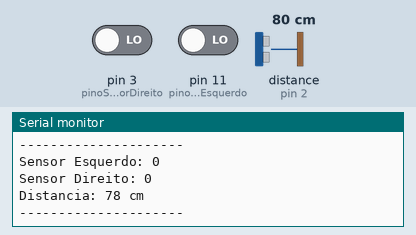
Bench run of a sketch on a simulated Arduino Uno, built with avr-gcc and run on an emulated ATmega328P. Parts: the last lines printed to the serial monitor. Wiring (inferred from the names in the program): ultrasonic range finder: trigger pin 4; echo pin 2. The test bench sets the inputs (shaded band); at power-on: distance to the obstacle (sensor on pin 2) 80 cm, pin 3 (pinoSensorDireito) LOW, pin 11 (pinoSensorEsquerdo) LOW. The echo pulse lasts 58.3 µs per cm.

Above: at 2.8 s.
2.9 s: distance to the obstacle (sensor on pin 2) set to 2 cm
At 4.9 s:
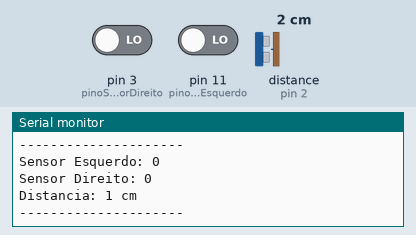
5.6 s: pin 3 (pinoSensorDireito) driven HIGH
8.3 s: pin 11 (pinoSensorEsquerdo) driven HIGH
11.0 s: distance to the obstacle (sensor on pin 2) set to 4 cm
At 13.2 s:
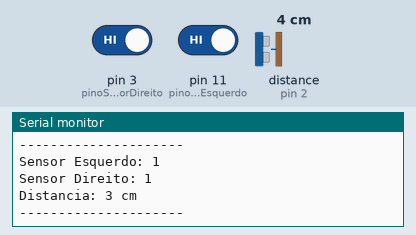
Timing chart, 0 to 14.7 s (numbered marks = the images above; inputs shaded):
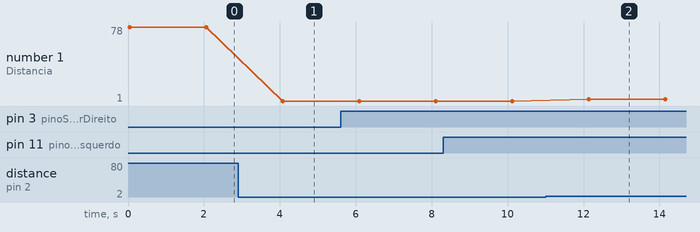

Measured:
- after the input at 2.9 s, the serial monitor: prints a new line after 1.2 s (image 1)
- after the input at 11.0 s, the serial monitor: prints a new line after 1.1 s (image 2)
- plotted number 1: 78 → 1 after the input at 2.9 s, 1 → 3 after the input at 11.0 s

The sketch:

sensor_infravermelho.ino
```cpp
const int pinoSensorDireito = 3;
const int pinoSensorEsquerdo = 11;

const int trig = 4;
const int echo = 2;

void setup() {
  Serial.begin(9600);

  pinMode(pinoSensorDireito, INPUT);
  pinMode(pinoSensorEsquerdo, INPUT);

  pinMode(trig, OUTPUT);
  pinMode(echo, INPUT);
}

long distanciaCM() {

  digitalWrite(trig, LOW);
  delayMicroseconds(2);

  digitalWrite(trig, HIGH);
  delayMicroseconds(10);

  digitalWrite(trig, LOW);

  long duration = pulseIn(echo, HIGH, 10000);

  if (duration == 0)
    return 999;

  long cm = duration * 0.034 / 2;

  return cm;
}

void loop() {

  int leituraDireito = digitalRead(pinoSensorDireito);
  int leituraEsquerdo = digitalRead(pinoSensorEsquerdo);

  long dist = distanciaCM();

  Serial.print("Sensor Esquerdo: ");
  Serial.println(leituraEsquerdo);

  Serial.print("Sensor Direito: ");
  Serial.println(leituraDireito);

  Serial.print("Distancia: ");
  Serial.print(dist);
  Serial.println(" cm");

  Serial.println("---------------------");

  delay(2000);
}
```
